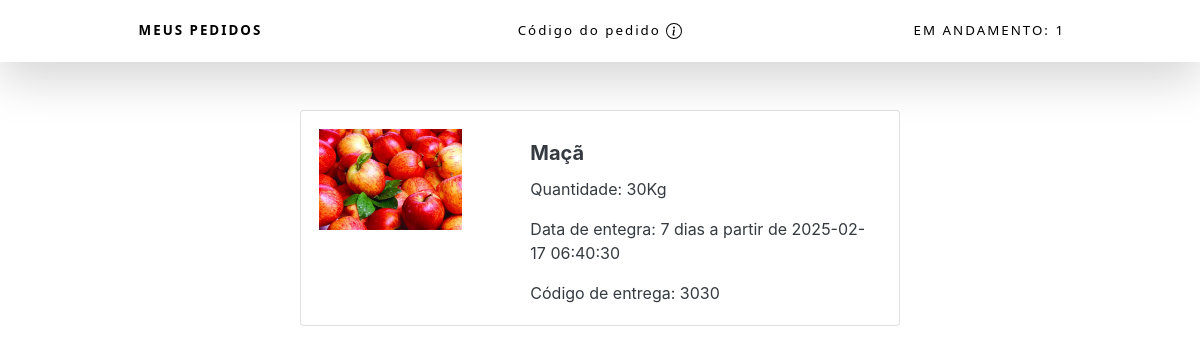
The page /Inicio/pedidos.php (signed in) on the database its author committed.
### tables this page shows
CREATE TABLE Pedido (
  Pedido_id INT PRIMARY KEY AUTO_INCREMENT,
  Produto_id INT,
  Usuario_id INT,
  Quantidade INT,
  Entregador INT NOT NULL,
  v1 INT(4),
  v2 INT(4),
  DataEntrega datetime NOT NULL DEFAULT current_timestamp(),
  FOREIGN KEY (Produto_id) REFERENCES Produto(Produto_id),
  FOREIGN KEY (Usuario_id) REFERENCES Usuario(Usuario_id),
  FOREIGN KEY (Entregador) REFERENCES Usuario(Usuario_id)
);

CREATE TABLE Produto (
  Produto_id INT PRIMARY KEY AUTO_INCREMENT NOT NULL,
  Nome VARCHAR(250) NOT NULL,
  Preco DECIMAL(10, 2) NOT NULL,
  Categoria_id INT NOT NULL,
  Usuario_id INT NOT NULL,
  Descricao VARCHAR(250),
  Parcelas INT NOT NULL,
  imgPath varchar(100),
  Quantidade INT NOT NULL,
  QuantidadeInicial INT,
  Unidade VARCHAR(20) NOT NULL,
  FOREIGN KEY (Usuario_id) REFERENCES Usuario(Usuario_id),  
  FOREIGN KEY (Categoria_id) REFERENCES Categoria(Categoria_id)
);

### Inicio/pedidos.php (the view, shortened to what this page needs)
<link rel="stylesheet" href="./assets/css/style.css">
<?php
$servername = "localhost";
$username = "root";
$password = "";
$dbname = "projeto";
$id = $_SESSION['id'];
try {
  $conn = new PDO("mysql:host=$servername;dbname=$dbname", $username, $password);
  $conn->setAttribute(PDO::ATTR_ERRMODE, PDO::ERRMODE_EXCEPTION);
  $sql = "
    SELECT
        Pedido.Pedido_id,
        Pedido.Quantidade,
        Pedido.DataEntrega,
        Usuario.Nome AS ClienteNome,
        Produto.Nome AS ProdutoNome,
        Produto.imgPath AS ProdutoImagem,
        Produto.Unidade AS ProdutoUnidade
    FROM
    Pedido
    INNER JOIN Usuario ON Pedido.Usuario_id = Usuario.Usuario_id
    INNER JOIN Produto ON Pedido.Produto_id = Produto.Produto_id WHERE Pedido.Usuario_id = :id;
";
  $stmt = $conn->prepare($sql);
  $stmt->bindParam(':id', $id, PDO::PARAM_INT);
  $stmt->execute();
  $totalProdutos = 0;
  while ($row = $stmt->fetch(PDO::FETCH_ASSOC)) {
    $totalProdutos++;
  }
} catch (PDOException $e) {
  echo "Erro: " . $e->getMessage();
}
?>
<div class="menu-nav shadow-lg p-3 mb-5 bg-body-tertiary">
  <div class="menu-item" id="menu-item1"> MEUS PEDIDOS <img src="https://cdn.icon-icons.com/icons2/2518/PNG/512/point_icon_151143.png" style="width: 15px; height: 15px;"></div>
  <div class="menu-item" onclick="alert('O código de entrega deve ser apresentado ao entregador para validar a entrega.')">Código do pedido </div>
  <div class="menu-item">EM ANDAMENTO: <?php echo $totalProdutos; ?></div>
</div>
<section>
  <?php
  $servername = "localhost";
  $username = "root";
  $password = "";
  $dbname = "projeto";
  $id = $_SESSION['id'];
  try {
    $conn = new PDO("mysql:host=$servername;dbname=$dbname", $username, $password);
    $conn->setAttribute(PDO::ATTR_ERRMODE, PDO::ERRMODE_EXCEPTION);
    $sql = "
    SELECT
        Pedido.Pedido_id,
        Pedido.v1,
        Pedido.Quantidade,
        Pedido.DataEntrega,
        Usuario.Nome AS ClienteNome,
        Produto.Nome AS ProdutoNome,
        Produto.imgPath AS ProdutoImagem,
        Produto.Unidade AS ProdutoUnidade
    FROM
    Pedido
    INNER JOIN Usuario ON Pedido.Usuario_id = Usuario.Usuario_id
    INNER JOIN Produto ON Pedido.Produto_id = Produto.Produto_id WHERE Pedido.Usuario_id = :id;
";
    $stmt = $conn->prepare($sql);
    $stmt->bindParam(':id', $id, PDO::PARAM_INT);
    $stmt->execute();
    while ($row = $stmt->fetch(PDO::FETCH_ASSOC)) {
      echo '<div class="d-flex justify-content-center mb-3">
    <div class="card" style="width: 50%;">
      <div class="row g-0">
        <div class="col-md-4">
          <img src="' . $row['ProdutoImagem'] . '" class="card-img" alt="Imagem do produto" style="width: 100%; padding: 10%;">
        </div>
        <div class="col-md-8 d-flex align-items-center">
          <div class="card-body">
            <h5 class="card-title text-left">' . $row['ProdutoNome'] . '</h5>
            <p class="card-text text-left">Quantidade: ' . $row['Quantidade'] . $row['ProdutoUnidade'] . '</p>
            <p class="card-text text-left">Data de entegra: 7 dias a partir de ' . $row['DataEntrega'] . '</p>
            <p class="card-text text-left">Código de entrega:  ' . $row['v1'] . '</p>
          </div>
        </div>
      </div>
    </div>
 </div>';
    }
  } catch (PDOException $e) {
    echo "Erro: " . $e->getMessage();
  }
  ?>
</section>

### Inicio/pedidos.php (style rules this page uses)
.menu-nav { cursor: pointer; display: flex; justify-content: space-between; color: black; text-align: center; padding: 20px; transition: background-color 0.3s; font-family: system-ui, -apple-system, BlinkMacSystemFont, 'Segoe UI', Roboto, Oxygen, Ubuntu, Cantarell, 'Open Sans', 'Helvetica Neue', sans-serif; letter-spacing: 2px; font-weight: lighter; font-size: smaller; }
.menu-item { cursor: pointer; flex: 1; margin: 5px; transition: background-color 0.3s; }
#menu-item1 { cursor: pointer; flex: 1; margin: 5px; transition: background-color 0.3s; font-weight: bold; }

### rows shown on the page
pedido: Produto.imgPath (picture), Produto.Nome "Maçã", Quantidade "30", Produto.Unidade "Kg", DataEntrega "2025-02-17 06:40:30", v1 "3030"

### other values the page prints
$totalProdutos "1"
